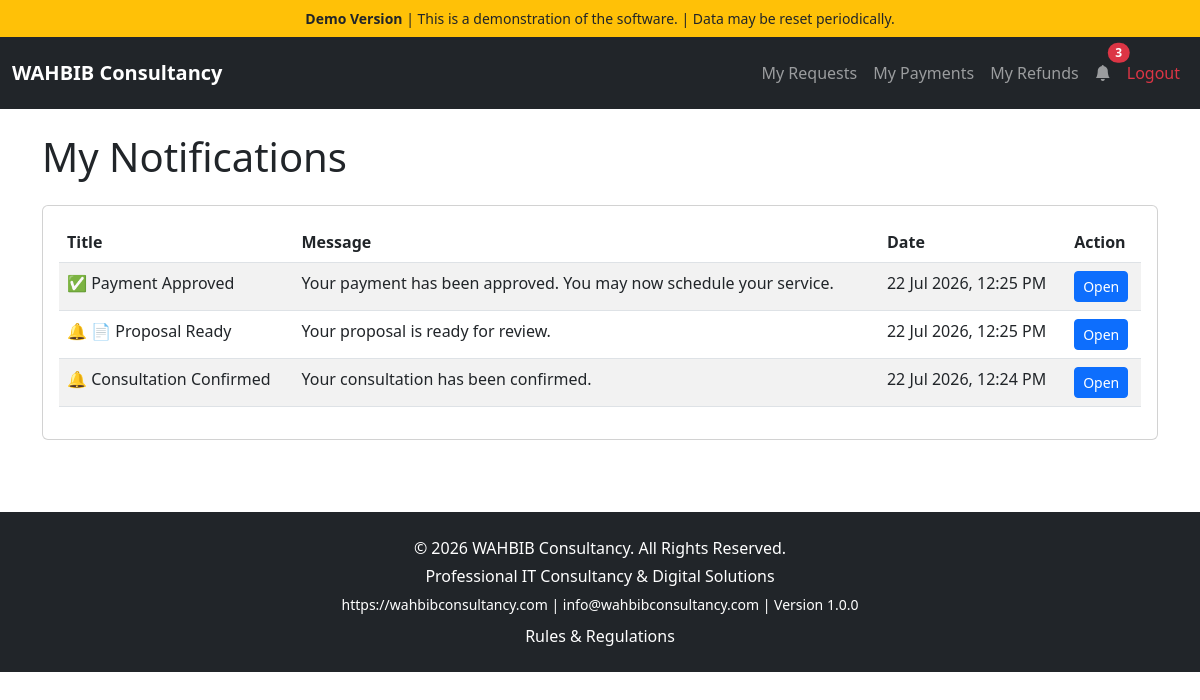
Before: /public/index.php?page=customer-notifications (signed in) with the older database file.
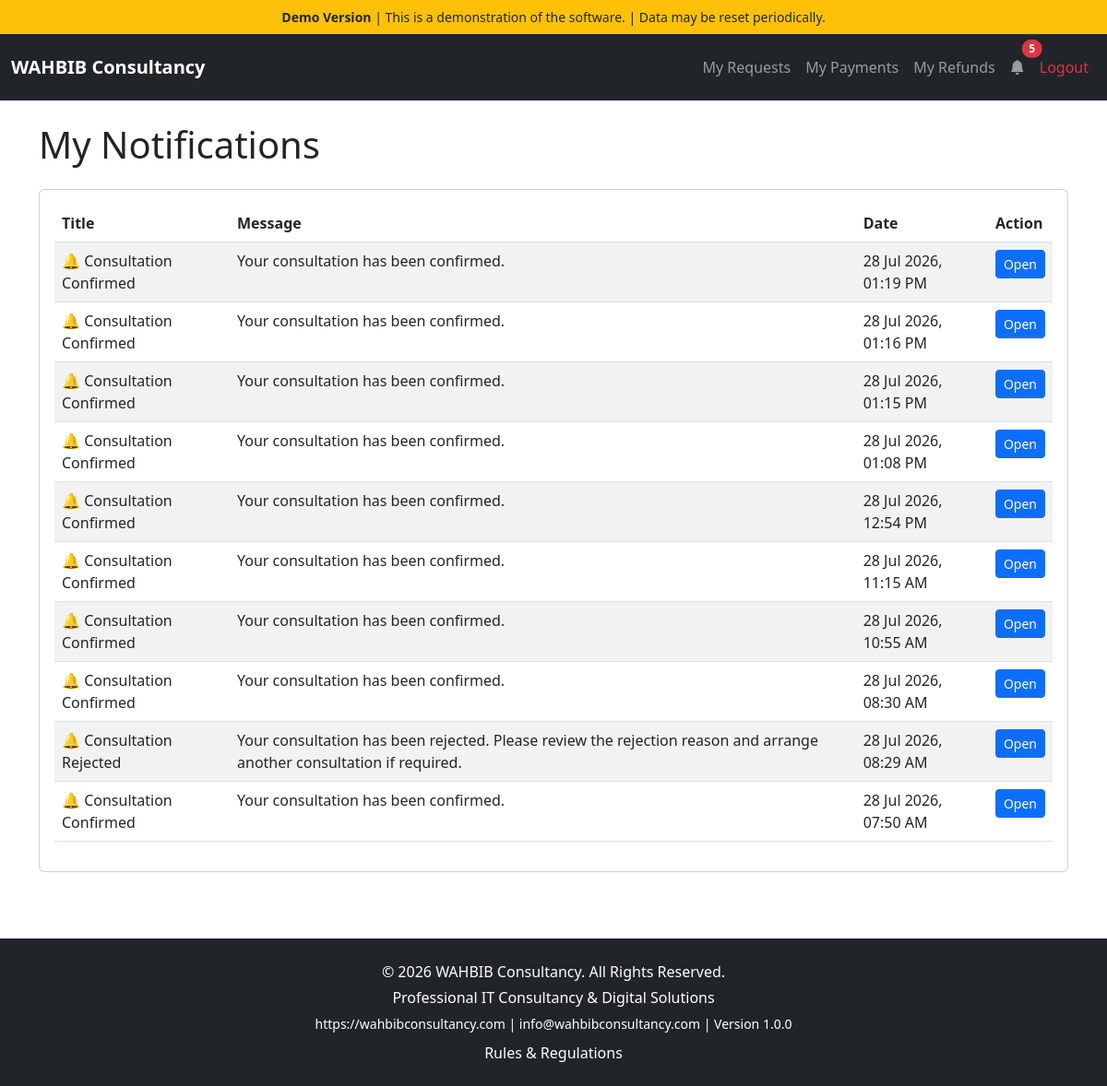
After: the same page with the newer database file.
### tables this page shows
CREATE TABLE `notifications` (
  `id` int(11) NOT NULL AUTO_INCREMENT,
  `recipient_type` enum('admin','customer') NOT NULL,
  `recipient_id` int(11) DEFAULT NULL,
  `title` varchar(255) NOT NULL,
  `message` text NOT NULL,
  `link` varchar(255) DEFAULT NULL,
  `is_read` tinyint(1) NOT NULL DEFAULT 0,
  `created_at` timestamp NOT NULL DEFAULT current_timestamp(),
  PRIMARY KEY (`id`)
);

### public/index.php (called while the page is built, shortened)
<?php
require_once ROOT_PATH . '/routes.php';

### app/views/customer/customer-notifications.php (the view, shortened to what this page needs)
<?php
$customerId = (int) $_SESSION['customer']['id'];
$stmt = $pdo->prepare("
    SELECT *
    FROM notifications
    WHERE recipient_type = 'customer'
      AND recipient_id = ?
    ORDER BY created_at DESC
");
$stmt->execute([$customerId]);
$notifications = $stmt->fetchAll(PDO::FETCH_ASSOC);
require dirname(__DIR__) . '/layouts/header-customer.php';
?>
<h1 class="mb-4">My Notifications</h1>
<div class="card">
    <div class="card-body">
        <?php if (empty($notifications)): ?>
            <div class="alert alert-info">
                You have no notifications.
            </div>
        <?php else: ?>
            <table class="table table-striped">
                <thead>
                    <tr>
                        <th>Title</th>
                        <th>Message</th>
                        <th>Date</th>
                        <th>Action</th>
                    </tr>
                </thead>
                <tbody>
                    <?php foreach ($notifications as $notification): ?>
                        <tr>
                            <td>
    <?php
    $icon = '🔔';
    switch ($notification['title']) {
        case 'Payment Approved':
            $icon = '✅';
            break;
    }
    ?>
    <?= $icon ?> <?= htmlspecialchars($notification['title']) ?>
</td>
                            <td>
                                <?= htmlspecialchars($notification['message']) ?>
                            </td>
                            <td>
                                <?= date('d M Y, h:i A', strtotime($notification['created_at'])) ?>
                            </td>
                          <td>
    <?php if (!empty($notification['link'])): ?>
        <a
            href="<?= htmlspecialchars($notification['link']) ?>"
            class="btn btn-primary btn-sm">
            Open
        </a>
    <?php else: ?>
        -
    <?php endif; ?>
</td>
                        </tr>
                    <?php endforeach; ?>
                </tbody>
            </table>
        <?php endif; ?>
    </div>
</div>
<?php require dirname(__DIR__) . '/layouts/footer.php'; ?>

### app/views/layouts/partials/navbar-customer.php (shortened to what this page needs)
 <?php
$customerNotificationCount = 0;
if (isset($_SESSION['customer'])) {
    $stmt = $pdo->prepare("
        SELECT COUNT(*)
        FROM notifications
        WHERE recipient_type = 'customer'
          AND recipient_id = ?
          AND is_read = 0
    ");
    $stmt->execute([
        (int) $_SESSION['customer']['id']
    ]);
    $customerNotificationCount = (int) $stmt->fetchColumn();
}
?>
<nav class="navbar navbar-expand-lg navbar-dark bg-dark py-3">
    <div class="container-fluid">
        <a
            class="navbar-brand fw-bold"
            href="?page=customer-dashboard"
            title="<?= COMPANY_TAGLINE ?>">
            <?= COMPANY_NAME ?>
        </a>
        <div
            class="collapse navbar-collapse"
            id="navbarNav">
            <ul class="navbar-nav ms-auto align-items-lg-center">
                <li class="nav-item">
                    <a
                        class="nav-link"
                        href="?page=customer-requests">
                        My Requests
                    </a>
                </li>
                <li class="nav-item">
                    <a
                        class="nav-link"
                        href="?page=customer-payments">
                        My Payments
                    </a>
                </li>
                <li class="nav-item">
                    <a
                        class="nav-link"
                        href="?page=customer-refunds">
                        My Refunds
                    </a>
                </li>
                <li class="nav-item dropdown">
                    <a
                        class="nav-link position-relative"
                        href="#"
                        id="customerNotificationsDropdown"
                        role="button"
                        data-bs-toggle="dropdown"
                        aria-expanded="false">
                        <i class="bi bi-bell-fill"></i>
                        <?php if ($customerNotificationCount > 0): ?>
                            <span
                                class="position-absolute top-0 start-100 translate-middle badge rounded-pill bg-danger">
                                <?= $customerNotificationCount ?>
                            </span>
                        <?php endif; ?>
                    </a>
                </li>
                <li class="nav-item">
                    <a
                        class="nav-link text-danger"
                        href="?page=customer-logout">
                        Logout
                    </a>
                </li>
            </ul>
        </div>
    </div>
</nav>

Changed rows visible on the page:
removed notifications: title "✅", title "Payment Approved", message "Your payment has been approved. You may now schedule your service.", created_at "22 Jul 2026, 12:25 PM"
removed notifications: icon "🔔", title "📄 Proposal Ready", message "Your proposal is ready for review.", created_at "22 Jul 2026, 12:25 PM"
removed notifications: icon "🔔", title "Consultation Confirmed", message "Your consultation has been confirmed.", created_at "22 Jul 2026, 12:24 PM"
added notifications: icon "🔔", title "Consultation Confirmed", message "Your consultation has been confirmed.", created_at "28 Jul 2026, 01:19 PM"
added notifications: icon "🔔", title "Consultation Confirmed", message "Your consultation has been confirmed.", created_at "28 Jul 2026, 01:16 PM"
added notifications: icon "🔔", title "Consultation Confirmed", message "Your consultation has been confirmed.", created_at "28 Jul 2026, 01:15 PM"
added notifications: icon "🔔", title "Consultation Confirmed", message "Your consultation has been confirmed.", created_at "28 Jul 2026, 01:08 PM"
added notifications: icon "🔔", title "Consultation Confirmed", message "Your consultation has been confirmed.", created_at "28 Jul 2026, 12:54 PM"
added notifications: icon "🔔", title "Consultation Confirmed", message "Your consultation has been confirmed.", created_at "28 Jul 2026, 11:15 AM"
added notifications: icon "🔔", title "Consultation Confirmed", message "Your consultation has been confirmed.", created_at "28 Jul 2026, 10:55 AM"
added notifications: icon "🔔", title "Consultation Confirmed", message "Your consultation has been confirmed.", created_at "28 Jul 2026, 08:30 AM"
added notifications: icon "🔔", title "Consultation Rejected", message "Your consultation has been rejected. Please review the rejection reason and arrange another consultation if required.", created_at "28 Jul 2026, 08:29 AM"
added notifications: icon "🔔", title "Consultation Confirmed", message "Your consultation has been confirmed.", created_at "28 Jul 2026, 07:50 AM"
Other visible differences:
$customerNotificationCount: "3" → "5"
